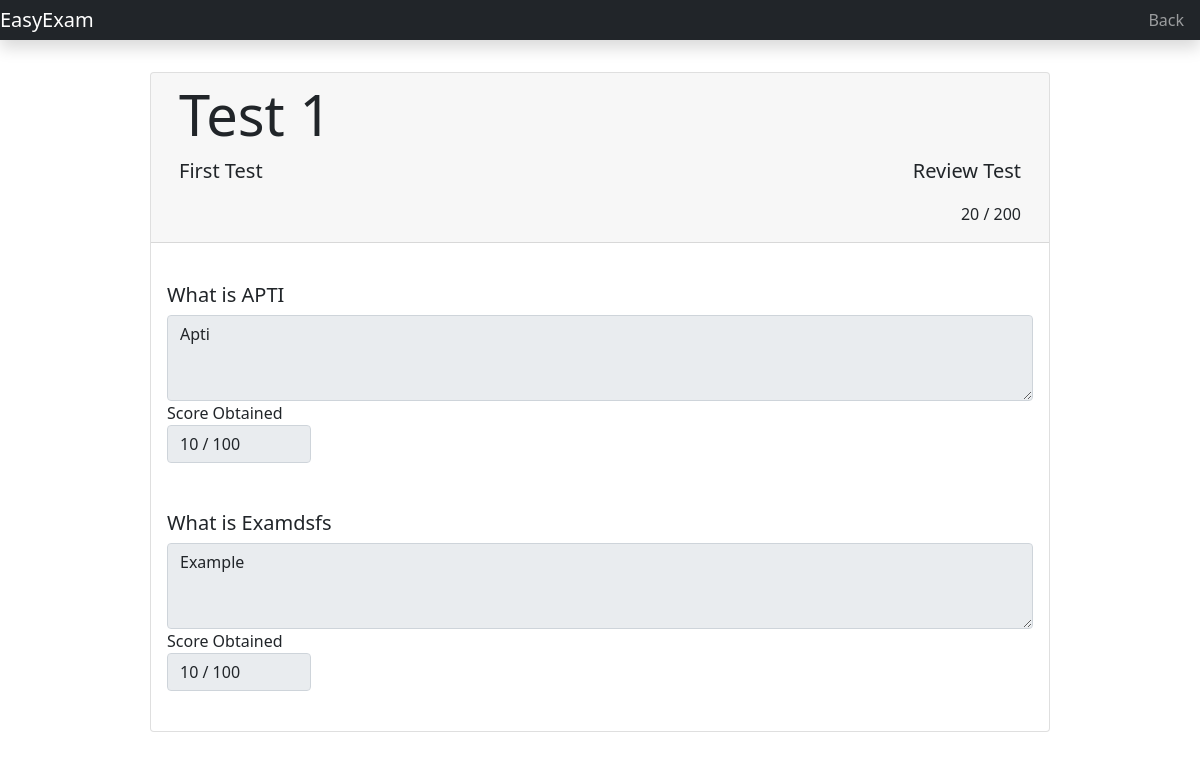
Before: /1/review_test (signed in) with the older database file.
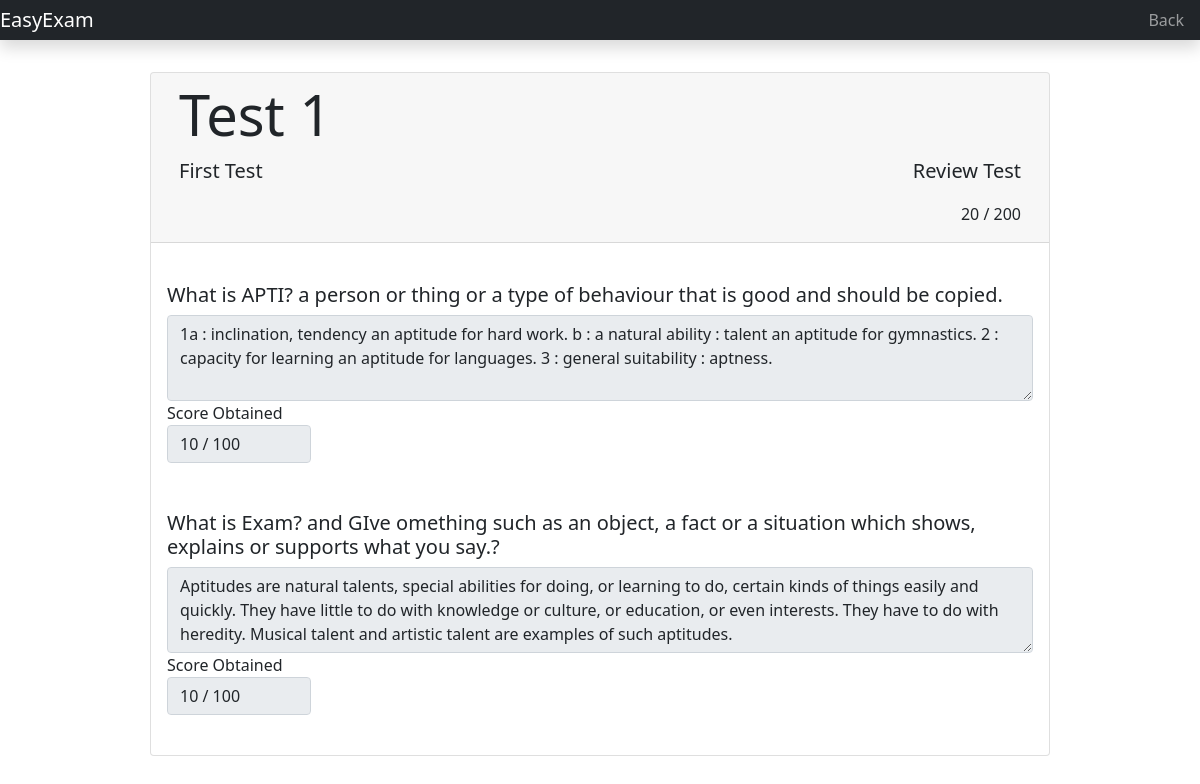
After: the same page with the newer database file.
### Classroom/models.py (models this page shows)
class Test(models.Model):
	belongs = models.ForeignKey(Classroom, on_delete=models.CASCADE)
	name = models.CharField(max_length=255)
	desc = models.CharField(max_length=2555, blank=True)
	create_time = models.DateTimeField(auto_now_add=True)
	start_time = models.DateTimeField()
	end_time = models.DateTimeField()
	def __str__(self):
		return self.name

class Question(models.Model):
	test = models.ForeignKey(Test, on_delete=models.CASCADE, related_name='questions')
	qn_text = models.CharField('Question', max_length=2000)
	key = models.CharField('Answer key', max_length=5000)
	max_score = models.PositiveSmallIntegerField(default=100)
	def __str__(self):
		return self.qn_text

class Answer(models.Model):
	student = models.ForeignKey(User, on_delete=models.CASCADE)
	question = models.ForeignKey(Question, on_delete=models.CASCADE)
	answer_text = models.CharField(max_length=10000)
	ml_score = models.PositiveSmallIntegerField(default=10)
	actual_score = models.PositiveSmallIntegerField(default=10)
	def __str__(self):
		return self.answer_text

### Classroom/views/Students.py (the view)
# urls.py: path('<int:test_id>/review_test', Students.review_test, name='review_test'),
@login_required(login_url='login')
@student_required
def review_test(request, test_id):
	test = get_object_or_404(Test, id=test_id)
	qns = Question.objects.filter(test=test_id)
	student = request.user
	ans = []
	tot = 0
	act = 0
	for i in range(len(qns)) :
		d = {}
		d['qns'] = qns[i]
		d['ans'] = get_object_or_404(Answer, student=student, question=qns[i]) # Answer.objects.filter(student=student, question=qns[i])
		ans.append(d)
		act += d['ans'].actual_score
		tot += qns[i].max_score
	mark = "{} / {}".format(act, tot)
	return render(request, 'students/review_test.html', { 'test' : test, 'ans' : ans, 'mark' : mark })

### templates/students/review_test.html (shortened to what this page needs)
{% extends 'common.html' %}
{% load static %}
{% block main %}
<br><br>
<div class="d-flex justify-content-center">
	<div class="card" style="width: 75%";>
	  <div class="card-header">
			<div class="jumbotron jumbotron-fluid">
			  <div class="container">
			    <h1 class="display-4">{{ test }}</h1>
			    <div class="row">
			    	<p class="lead col-sm">{{ test.desc }}</p>
		        <p class="lead col-sm" align="right">Review Test</p>
		      </div>
		        <p class="col-sm" align="right">{{ mark }}</p>
			  </div>
			</div>
		</div>
	  <div class="card-body">
	  		{% for q in ans  %}
	  		<br>
	    	<h5 class="card-title">{{ q.qns }}</h5>
				<div class="form-group">
			  	<textarea class="form-control" rows="3" readonly>{{ q.ans }}</textarea>
				</div>
				<div class="col-2">
					<label for="score">Score Obtained</label>
		      <input id="score" type="test" class="form-control" value="{{ q.ans.actual_score }} / {{q.qns.max_score}}" readonly>
		    </div>
				<br>
				{% endfor %}
	  </div>
	</div>
</div>
<br><br>
{% endblock %}

### templates/common.html (shortened to what this page needs)
{% load static %}
<!DOCTYPE html>
<html lang="en">
  <head>
    <link href="https://cdn.jsdelivr.net/npm/bootstrap@5.0.0-beta3/dist/css/bootstrap.min.css" rel="stylesheet">
    <link rel="stylesheet" href="https://cdn.jsdelivr.net/npm/bootstrap-icons@1.4.1/font/bootstrap-icons.css">
    <link href="{% static 'myStyles.css' %}" rel="stylesheet">
  </head>
  <body>
  <nav class="navbar navbar-dark fixed-top bg-dark flex-md-nowrap p-0 shadow">
    <a class="navbar-brand col-sm-3 col-md-2 mr-0" href="{% url 'dashboard' %}">EasyExam</a>
    <ul class="navbar-nav px-3">
      <li class="nav-item text-nowrap">
        <a class="nav-link" onClick="javascript:history.go(-1);">Back</a>
      </li>
    </ul>
  </nav>
  <br>
    {% block main %}
    {% endblock %}
  </body>
</html>

Changed rows visible on the page:
removed Question: qns "What is Examdsfs", ans "Example", ans.actual_score "10 / 100"
changed Question: qns "What is APTI" → "What is APTI? a person or thing or a type of behaviour that is good and should be copied."; ans "Apti" → "1a : inclination, tendency an aptitude for hard work. b : a natural ability : talent an aptitude for gymnastics. 2 : capacity for learning an aptitude for languages. 3 : general suitability : aptness."
added Question: qns "What is Exam? and GIve omething such as an object, a fact or a situation which shows, explains or supports what you say.?", ans "Aptitudes are natural talents, special abilities for doing, or learning to do, certain kinds of things easily and quickly. They have little to do with knowledge or culture, or education, or even interests. They have to do with heredity. Musical talent and artistic talent are examples of such aptitudes.", ans.actual_score "10 / 100"
